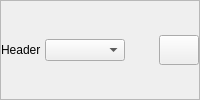
            <widget class="QFrame" name="header_7">
             <property name="maximumSize">
              <size>
               <width>16777215</width>
               <height>16777215</height>
              </size>
             </property>
             <property name="frameShape">
              <enum>QFrame::StyledPanel</enum>
             </property>
             <property name="frameShadow">
              <enum>QFrame::Raised</enum>
             </property>
             <layout class="QHBoxLayout" name="horizontalLayout_48">
              <property name="spacing">
               <number>4</number>
              </property>
              <property name="leftMargin">
               <number>0</number>
              </property>
              <property name="topMargin">
               <number>0</number>
              </property>
              <property name="rightMargin">
               <number>0</number>
              </property>
              <property name="bottomMargin">
               <number>0</number>
              </property>
              <item>
               <widget class="QLabel" name="header_8">
                <property name="minimumSize">
                 <size>
                  <width>0</width>
                  <height>0</height>
                 </size>
                </property>
                <property name="maximumSize">
                 <size>
                  <width>70</width>
                  <height>16777215</height>
                 </size>
                </property>
                <property name="text">
                 <string>Header</string>
                </property>
               </widget>
              </item>
              <item>
               <widget class="QComboBox" name="changeSelectedColor_34">
                <property name="minimumSize">
                 <size>
                  <width>80</width>
                  <height>0</height>
                 </size>
                </property>
                <property name="maximumSize">
                 <size>
                  <width>80</width>
                  <height>16777215</height>
                 </size>
                </property>
               </widget>
              </item>
              <item>
               <widget class="QLabel" name="selectedColor_34">
                <property name="minimumSize">
                 <size>
                  <width>0</width>
                  <height>24</height>
                 </size>
                </property>
                <property name="maximumSize">
                 <size>
                  <width>50</width>
                  <height>24</height>
                 </size>
                </property>
                <property name="text">
                 <string/>
                </property>
               </widget>
              </item>
              <item>
               <widget class="QPushButton" name="colorPicker_34">
                <property name="minimumSize">
                 <size>
                  <width>40</width>
                  <height>30</height>
                 </size>
                </property>
                <property name="maximumSize">
                 <size>
                  <width>40</width>
                  <height>30</height>
                 </size>
                </property>
                <property name="cursor">
                 <cursorShape>PointingHandCursor</cursorShape>
                </property>
                <property name="text">
                 <string/>
                </property>
               </widget>
              </item>
             </layout>
            </widget>
